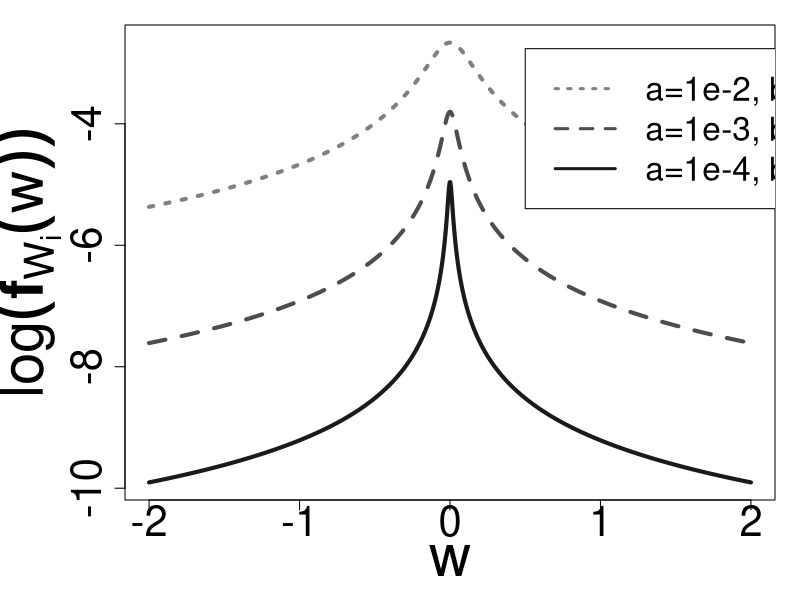
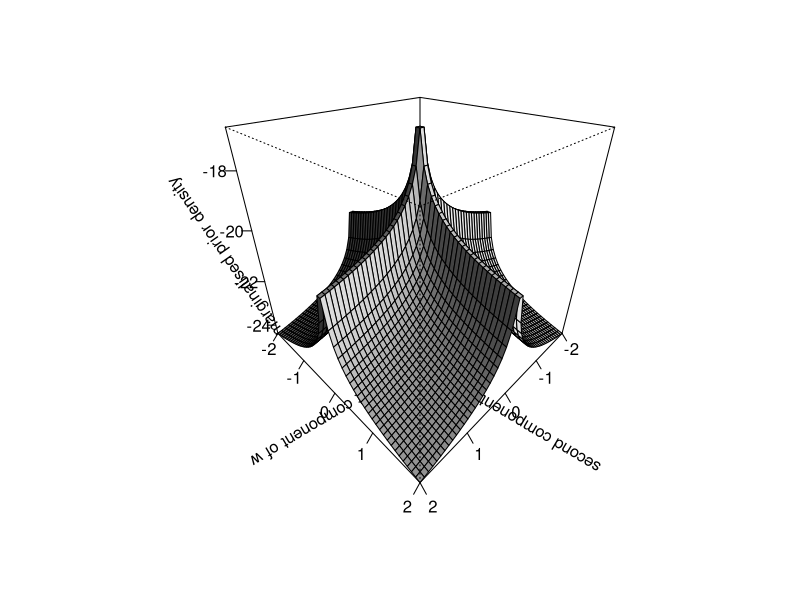

Here is the R script that generated these plots, in order:
### demo        creates all plots for the relevance vector
###             machines section
###
### 2001 written by Ralf Herbrich
### Microsoft Research Cambridge
###
### 2019 modified by Ralf Herbrich
### Amazon Development Center Germany
###
### (c) 2001 Microsoft Corporation. Reproduced with permission. All rights reserved.


############################################################
## computes the 'marginalised' weight vector prior
############################################################

marginalised.log.prior <- function (x, a=0, b=1e10) {

  ## parameter checks
  if (!is.null (dim (x))) {
    stop ("Only vector of number allowed as the first argument.");
  }

  if (a < 0 || b < 0) {
    stop ("Gamma prior parameters out of range.");
  }

  ## compute the function
  return (lgamma (a + 1/2) -  log (sqrt (2 * pi)) - lgamma (a) - a * log (b) 
          -(a + 1/2) * log (1 / b + x^2 / 2));
}

############################################################
## BOOK plots
############################################################

book <- function (output='SCREEN') {
  
  ############################################################
  ## generate "marginalised" prior plots
  if (output == 'PS') {
    postscript ("rvm_marginalised_prior.ps");
  }
  x <- seq (-2, 2, length=1000);
  
  m1 <- marginalised.log.prior (x, a=0.01, b=100);
  m2 <- marginalised.log.prior (x, a=0.001, b=1000);
  m3 <- marginalised.log.prior (x, a=0.0001, b=10000);
  

  par (mai=c (1.0,1.25,0.25,0.25));
  xlim <- range (x);
  ylim <- range (c (m1, m2, m3));
  plot (xlim, ylim, type="n", xlab="w",
        ylab=expression (paste (log, group ("(", paste (bold (f) [W[i]],
            group ("(", "w", ")")), ")"))),
        cex.lab=3.5, cex.axis=2.5);
  lines (x, m1, lwd=4, lty=3, col=gray (0.5));
  lines (x, m2, lwd=4, lty=2, col=gray (0.3));
  lines (x, m3, lwd=4, lty=1, col=gray (0.1));
  legend (0.5, ylim [2] - 0.1, c ("a=1e-2, b=1e2",
                                  "a=1e-3, b=1e3",
                                  "a=1e-4, b=1e4"),
          lwd=3, lty=c (3, 2, 1),
          col=c(gray (0.5), gray (0.3), gray (0.1)),
          cex=2.0);
  
  if (output == 'PS') {
    cat ("rvm_marginalised_prior.ps created\n");
  } else {
    readline ("Press any key to continue");
  }
  dev.off ();

  ############################################################
  ## generate "marginalised" 2D priors
  if (output == 'PS') {
    postscript ("rvm_marginalised_prior2.ps");
  }
  
  x <- seq (-2, 2, length=50);
  y <- seq (-2, 2, length=50);
  d <- outer (x, y, function (a, b) {
    return (marginalised.log.prior (a, a=0.00001, b=10000) +
            marginalised.log.prior (b, a=0.00001, b=10000)); });
  persp (x, y, d, r=1.2, phi=30, theta=135, shade=0.8,
         xlab="second component of w",
         ylab="first component of w",
         zlab="marginalised prior density",
       cex=1.4, ticktype="detailed");

  if (output == 'PS') {
    cat ("rvm_marginalised_prior2.ps created\n");
    cat ("rvm_marginalised_prior.ps created\n");
  } else {
    readline ("Press any key to continue");
  }
  dev.off ();

}

book()